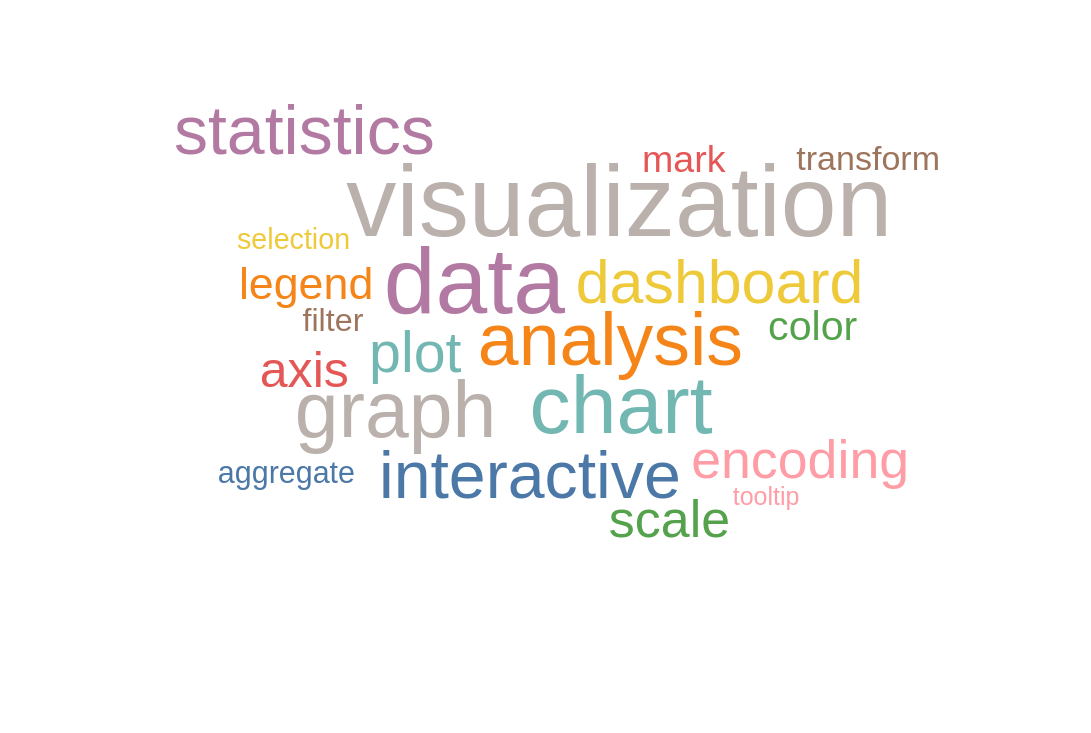

Vega-Lite specification for this chart:
### Vega specification from a JSON file in a GitHub repository (floating-point values rounded to 4 significant figures)
{"$schema": "https://vega.github.io/schema/vega/v6.json", "description": "A word cloud using the default text field (no text encoding specified).", "background": "white", "padding": 5, "width": 600, "height": 400, "style": "view", "data": [{"name": "source_0", "values": [{"text": "visualization", "count": 80}, {"text": "data", "count": 72}, {"text": "chart", "count": 60}, {"text": "graph", "count": 55}, {"text": "analysis", "count": 50}, {"text": "statistics", "count": 45}, {"text": "interactive", "count": 42}, {"text": "dashboard", "count": 38}, {"text": "plot", "count": 35}, {"text": "encoding", "count": 32}, {"text": "scale", "count": 30}, {"text": "axis", "count": 28}, {"text": "legend", "count": 25}, {"text": "color", "count": 22}, {"text": "mark", "count": 20}, {"text": "transform", "count": 18}, {"text": "filter", "count": 16}, {"text": "aggregate", "count": 15}, {"text": "selection", "count": 14}, {"text": "tooltip", "count": 12}]}], "marks": [{"name": "marks", "type": "text", "style": ["wordcloud"], "from": {"data": "source_0"}, "encode": {"update": {"fill": {"scale": "color", "field": "text"}, "ariaRoleDescription": {"value": "wordcloud"}, "description": {"signal": "\"text: \" + (isValid(datum[\"text\"]) ? isArray(datum[\"text\"]) ? join(datum[\"text\"], ' ') : datum[\"text\"] : \"\"+datum[\"text\"]) + \"; count: \" + (format(datum[\"count\"], \"\"))"}, "text": {"field": "text"}, "align": {"value": "center"}, "baseline": {"value": "alphabetic"}, "x": {"field": "x"}, "y": {"field": "y"}, "fontSize": {"field": "fontSize"}, "angle": {"field": "rotate"}, "font": {"field": "font"}, "fontStyle": {"field": "fontStyle"}, "fontWeight": {"field": "fontWeight"}}}, "transform": [{"type": "wordcloud", "size": [{"signal": "width"}, {"signal": "height"}], "text": {"field": "datum.text"}, "fontSize": {"field": "datum.count"}, "fontSizeRange": [14, 56], "rotate": {"signal": "~~(random() * 3) * 45 - 45"}, "padding": 2}]}], "scales": [{"name": "color", "type": "ordinal", "domain": {"data": "source_0", "field": "text", "sort": true}, "range": "category"}]}
